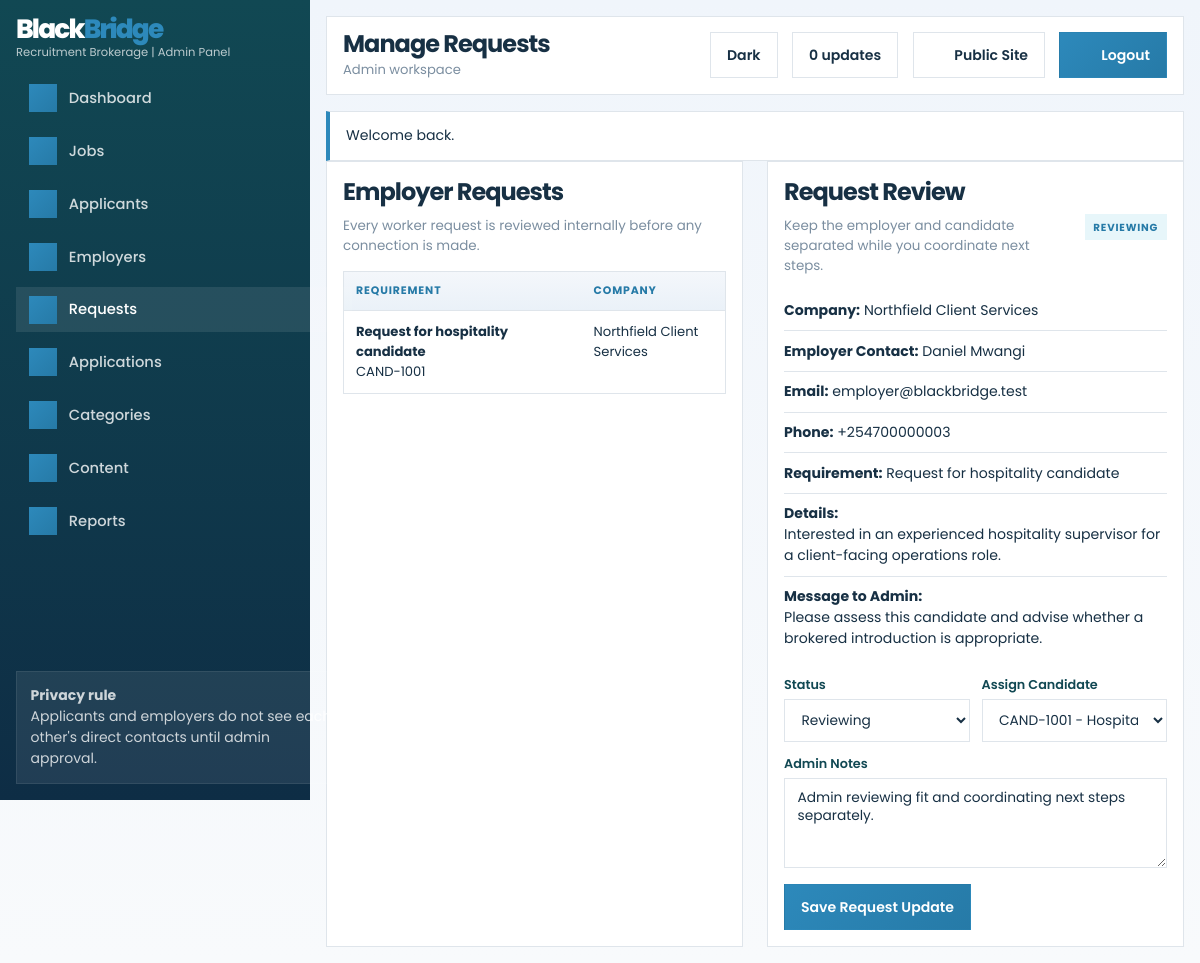
The app's page /admin/requests.php?view=1 (signed in) with its own data.
### tables this page shows
CREATE TABLE IF NOT EXISTS users (
    id INT UNSIGNED AUTO_INCREMENT PRIMARY KEY,
    role ENUM('admin', 'applicant', 'employer') NOT NULL,
    first_name VARCHAR(100) NOT NULL,
    last_name VARCHAR(100) NOT NULL,
    email VARCHAR(190) NOT NULL UNIQUE,
    phone VARCHAR(50) NOT NULL,
    password_hash VARCHAR(255) NOT NULL,
    account_status ENUM('Active', 'Inactive') NOT NULL DEFAULT 'Active',
    created_at DATETIME NOT NULL DEFAULT CURRENT_TIMESTAMP
);

CREATE TABLE IF NOT EXISTS employer_requests (
    id INT UNSIGNED AUTO_INCREMENT PRIMARY KEY,
    employer_user_id INT UNSIGNED NOT NULL,
    candidate_profile_id INT UNSIGNED NULL,
    requirement_title VARCHAR(200) NOT NULL,
    requirement_details LONGTEXT NOT NULL,
    message_to_admin LONGTEXT NOT NULL,
    status ENUM('Pending', 'Reviewing', 'Approved', 'Rejected', 'Connected', 'Closed') NOT NULL DEFAULT 'Pending',
    admin_notes TEXT NULL,
    created_at DATETIME NOT NULL DEFAULT CURRENT_TIMESTAMP,
    updated_at DATETIME NOT NULL DEFAULT CURRENT_TIMESTAMP ON UPDATE CURRENT_TIMESTAMP,
    CONSTRAINT fk_employer_requests_user
        FOREIGN KEY (employer_user_id) REFERENCES users(id)
        ON DELETE CASCADE,
    CONSTRAINT fk_employer_requests_candidate
        FOREIGN KEY (candidate_profile_id) REFERENCES candidate_profiles(id)
        ON DELETE SET NULL
);

CREATE TABLE IF NOT EXISTS candidate_profiles (
    id INT UNSIGNED AUTO_INCREMENT PRIMARY KEY,
    user_id INT UNSIGNED NOT NULL UNIQUE,
    candidate_code VARCHAR(30) NOT NULL UNIQUE,
    headline VARCHAR(255) NULL,
    bio TEXT NULL,
    experience_years INT UNSIGNED NOT NULL DEFAULT 0,
    education_level VARCHAR(150) NULL,
    location VARCHAR(150) NULL,
    expected_salary_min DECIMAL(10, 2) NULL,
    expected_salary_max DECIMAL(10, 2) NULL,
    availability VARCHAR(80) NULL,
    address TEXT NULL,
    status ENUM('Draft', 'Pending', 'Approved', 'Rejected') NOT NULL DEFAULT 'Draft',
    approval_notes TEXT NULL,
    admin_notes TEXT NULL,
    is_featured TINYINT(1) NOT NULL DEFAULT 0,
    submitted_at DATETIME NULL,
    approved_at DATETIME NULL,
    created_at DATETIME NOT NULL DEFAULT CURRENT_TIMESTAMP,
    updated_at DATETIME NOT NULL DEFAULT CURRENT_TIMESTAMP ON UPDATE CURRENT_TIMESTAMP,
    CONSTRAINT fk_candidate_profiles_user
        FOREIGN KEY (user_id) REFERENCES users(id)
        ON DELETE CASCADE
);

CREATE TABLE IF NOT EXISTS employer_profiles (
    id INT UNSIGNED AUTO_INCREMENT PRIMARY KEY,
    user_id INT UNSIGNED NOT NULL UNIQUE,
    company_name VARCHAR(200) NOT NULL,
    industry VARCHAR(150) NULL,
    company_size VARCHAR(100) NULL,
    location VARCHAR(150) NULL,
    address TEXT NULL,
    website VARCHAR(200) NULL,
    contact_person VARCHAR(200) NULL,
    description TEXT NULL,
    created_at DATETIME NOT NULL DEFAULT CURRENT_TIMESTAMP,
    updated_at DATETIME NOT NULL DEFAULT CURRENT_TIMESTAMP ON UPDATE CURRENT_TIMESTAMP,
    CONSTRAINT fk_employer_profiles_user
        FOREIGN KEY (user_id) REFERENCES users(id)
        ON DELETE CASCADE
);

### includes/auth.php (called while the page is built, shortened)
<?php
function current_user(): ?array
{
    static $cachedUser = null;
    static $cachedUserId = null;
    $userId = $_SESSION['user_id'] ?? null;
    if ($cachedUser !== null && $cachedUserId === (int) $userId) {
        return $cachedUser;
    }
    global $pdo;
    $statement = $pdo->prepare(
        'SELECT u.*, ep.company_name
         FROM users u
         LEFT JOIN employer_profiles ep ON ep.user_id = u.id
         WHERE u.id = :id
         LIMIT 1'
    );
    $statement->execute(['id' => $userId]);
    $user = $statement->fetch();
    $cachedUser = $user;
    $cachedUserId = (int) $userId;
    return $cachedUser;
}
function is_logged_in(): bool
{
    return current_user() !== null;
}
function require_login(): void
{
    if (is_logged_in()) {
        return;
    }
}
function require_role(array|string $roles): void
{
    require_login();
    $roles = (array) $roles;
    $user = current_user();
    if ($user !== null && in_array($user['role'], $roles, true)) {
        return;
    }
}

### admin/requests.php (the view, shortened to what this page needs)
<?php
require_once dirname(__DIR__) . '/config/config.php';
require_role('admin');
$pageTitle = 'Manage Requests';
$statusOptions = ['Pending', 'Reviewing', 'Approved', 'Rejected', 'Connected', 'Closed'];
$requests = $pdo->query(
    'SELECT er.id, er.requirement_title, er.status, er.created_at,
            ep.company_name, cp.candidate_code
     FROM employer_requests er
     INNER JOIN employer_profiles ep ON ep.user_id = er.employer_user_id
     LEFT JOIN candidate_profiles cp ON cp.id = er.candidate_profile_id
     ORDER BY er.created_at DESC'
)->fetchAll();
$approvedCandidates = $pdo->query(
    'SELECT cp.id, cp.candidate_code,
            (
                SELECT cs.skill_name
                FROM candidate_skills cs
                WHERE cs.profile_id = cp.id
                ORDER BY cs.id ASC
                LIMIT 1
            ) AS primary_skill
     FROM candidate_profiles cp
     WHERE cp.status = "Approved"
     ORDER BY cp.candidate_code ASC'
)->fetchAll();
$selectedRequest = null;
$viewId = (int) ($_GET['view'] ?? 0);
if ($viewId > 0) {
    $statement = $pdo->prepare(
        'SELECT er.*, u.first_name, u.last_name, u.email, u.phone, ep.company_name, ep.industry,
                cp.candidate_code
         FROM employer_requests er
         INNER JOIN users u ON u.id = er.employer_user_id
         LEFT JOIN employer_profiles ep ON ep.user_id = er.employer_user_id
         LEFT JOIN candidate_profiles cp ON cp.id = er.candidate_profile_id
         WHERE er.id = :id
         LIMIT 1'
    );
    $statement->execute(['id' => $viewId]);
    $selectedRequest = $statement->fetch();
}
require_once dirname(__DIR__) . '/includes/dashboard_header.php';
?>
<section class="two-column">
    <article class="table-card">
        <div class="section-head">
            <div>
                <h2>Employer Requests</h2>
                <p>Every worker request is reviewed internally before any connection is made.</p>
            </div>
        </div>
        <div class="table-wrap">
            <table>
                <thead>
                    <tr>
                        <th>Requirement</th>
                        <th>Company</th>
                    </tr>
                </thead>
                <tbody>
                    <?php foreach ($requests as $request): ?>
                        <tr>
                            <td>
                                <strong><?= e($request['requirement_title']) ?></strong><br>
                                <?= e($request['candidate_code'] ?: 'General request') ?>
                            </td>
                            <td><?= e($request['company_name']) ?></td>
                        </tr>
                    <?php endforeach; ?>
                </tbody>
            </table>
        </div>
    </article>
    <article class="panel">
        <?php if ($selectedRequest): ?>
            <div class="section-head">
                <div>
                    <h2>Request Review</h2>
                    <p>Keep the employer and candidate separated while you coordinate next steps.</p>
                </div>
                <span class="badge <?= e(status_badge_class($selectedRequest['status'])) ?>"><?= e($selectedRequest['status']) ?></span>
            </div>
            <ul class="list-clean">
                <li><strong>Company:</strong> <?= e($selectedRequest['company_name'] ?: 'Not set') ?></li>
                <li><strong>Employer Contact:</strong> <?= e($selectedRequest['first_name'] . ' ' . $selectedRequest['last_name']) ?></li>
                <li><strong>Email:</strong> <?= e($selectedRequest['email']) ?></li>
                <li><strong>Phone:</strong> <?= e($selectedRequest['phone']) ?></li>
                <li><strong>Requirement:</strong> <?= e($selectedRequest['requirement_title']) ?></li>
                <li><strong>Details:</strong><br><?= nl2br(e($selectedRequest['requirement_details'])) ?></li>
                <li><strong>Message to Admin:</strong><br><?= nl2br(e($selectedRequest['message_to_admin'])) ?></li>
            </ul>
            <form method="post" style="margin-top: 1rem;">
                <div class="form-grid">
                    <div class="field">
                        <label for="status">Status</label>
                        <select id="status" name="status">
                            <?php foreach ($statusOptions as $status): ?>
                                <option value="<?= e($status) ?>" <?= selected_option((string) $selectedRequest['status'], $status) ?>><?= e($status) ?></option>
                            <?php endforeach; ?>
                        </select>
                    </div>
                    <div class="field">
                        <label for="candidate_profile_id">Assign Candidate</label>
                        <select id="candidate_profile_id" name="candidate_profile_id">
                            <?php foreach ($approvedCandidates as $candidate): ?>
                                <option value="<?= e((string) $candidate['id']) ?>" <?= selected_option((string) $selectedRequest['candidate_profile_id'], (string) $candidate['id']) ?>>
                                    <?= e($candidate['candidate_code'] . ' - ' . ($candidate['primary_skill'] ?: 'General Skills')) ?>
                                </option>
                            <?php endforeach; ?>
                        </select>
                    </div>
                    <div class="field full">
                        <label for="admin_notes">Admin Notes</label>
                        <textarea id="admin_notes" name="admin_notes"><?= e($selectedRequest['admin_notes']) ?></textarea>
                    </div>
                </div>
                <div class="card-actions" style="margin-top: 1rem;">
                    <button class="button button-dark" type="submit">Save Request Update</button>
                </div>
            </form>
        <?php else: ?>
            <h2>Select a request</h2>
            <p>Choose a request to review employer details, assign a candidate internally, and update brokered status.</p>
        <?php endif; ?>
    </article>
</section>
<?php require_once dirname(__DIR__) . '/includes/dashboard_footer.php'; ?>

### includes/dashboard_header.php (shortened to what this page needs)
<?php
$pageTitle = $pageTitle ?? 'Dashboard';
$currentUser = current_user();
$flashMessages = get_flashes();
$notificationCount = unread_notification_count($pdo, (int) $currentUser['id']);
$brandPrimary = site_setting($pdo, 'branding.primary_word', 'Black');
$brandAccent = site_setting($pdo, 'branding.accent_word', 'Bridge');
$brandTagline = site_setting($pdo, 'branding.tagline', 'Recruitment Brokerage');
$navigation = match ($currentUser['role']) {
    'admin' => [
        ['label' => 'Dashboard', 'path' => 'admin/dashboard.php', 'icon' => 'dashboard'],
        ['label' => 'Jobs', 'path' => 'admin/jobs.php', 'icon' => 'briefcase'],
        ['label' => 'Applicants', 'path' => 'admin/applicants.php', 'icon' => 'users'],
        ['label' => 'Employers', 'path' => 'admin/employers.php', 'icon' => 'building'],
        ['label' => 'Requests', 'path' => 'admin/requests.php', 'icon' => 'link'],
        ['label' => 'Applications', 'path' => 'admin/applications.php', 'icon' => 'document'],
        ['label' => 'Categories', 'path' => 'admin/categories.php', 'icon' => 'category'],
        ['label' => 'Content', 'path' => 'admin/content.php', 'icon' => 'spark'],
        ['label' => 'Reports', 'path' => 'admin/reports.php', 'icon' => 'chart'],
    ],
    'applicant' => [
        ['label' => 'Dashboard', 'path' => 'applicant/dashboard.php', 'icon' => 'dashboard'],
        ['label' => 'My Profile', 'path' => 'applicant/profile.php', 'icon' => 'user-check'],
        ['label' => 'Applications', 'path' => 'applicant/applications.php', 'icon' => 'document'],
    ],
    default => [
        ['label' => 'Dashboard', 'path' => 'employer/dashboard.php', 'icon' => 'dashboard'],
        ['label' => 'Candidates', 'path' => 'employer/candidates.php', 'icon' => 'users'],
        ['label' => 'Requests', 'path' => 'employer/requests.php', 'icon' => 'link'],
    ],
};
?>
<!DOCTYPE html>
<html lang="en" data-theme="light">
<head>
    <link rel="stylesheet" href="<?= e(versioned_asset_url('css/style.css')) ?>">
</head>
<body class="dashboard-body">
    <div class="dashboard-shell">
        <aside class="sidebar" data-sidebar>
            <div class="sidebar-brand">
                <a class="brand brand-logo dashboard-brand" href="<?= e(app_url('index.php')) ?>">
                    <span class="brand-copy">
                        <span class="brand-name">
                            <span class="brand-word brand-word-light"><?= e($brandPrimary) ?></span><span class="brand-word brand-word-accent"><?= e($brandAccent) ?></span>
                        </span>
                        <small><?= e($brandTagline) ?> | <?= e(role_label($currentUser['role'])) ?> Panel</small>
                    </span>
                </a>
            </div>
            <nav class="sidebar-nav">
                <?php foreach ($navigation as $item): ?>
                    <a class="<?= e(active_class([$item['path']])) ?>" href="<?= e(app_url($item['path'])) ?>">
                        <span class="nav-icon"><?= ui_icon($item['icon'] ?? 'spark', 'nav-icon-svg') ?></span>
                        <?= e($item['label']) ?>
                    </a>
                <?php endforeach; ?>
            </nav>
            <div class="sidebar-card">
                <strong>Privacy rule</strong>
                <p>Applicants and employers do not see each other's direct contacts until admin approval.</p>
            </div>
        </aside>
        <div class="dashboard-main">
            <header class="dashboard-topbar">
                <div class="dashboard-topbar-left">
                    <div>
                        <h1><?= e($pageTitle) ?></h1>
                        <p><?= e(role_label($currentUser['role'])) ?> workspace</p>
                    </div>
                </div>
                <div class="dashboard-topbar-right">
                    <button type="button" class="ghost-button theme-toggle" data-theme-toggle>Theme</button>
                    <div class="notification-pill"><?= e((string) $notificationCount) ?> updates</div>
                    <a class="ghost-button" href="<?= e(app_url('index.php')) ?>"><?= ui_icon('globe', 'button-icon') ?>Public Site</a>
                    <a class="button button-dark" href="<?= e(app_url('logout.php')) ?>"><?= ui_icon('lock', 'button-icon') ?>Logout</a>
                </div>
            </header>
            <?php if ($flashMessages !== []): ?>
                <div class="flash-stack dashboard-flashes">
                    <?php foreach ($flashMessages as $flash): ?>
                        <div class="flash flash-<?= e($flash['type']) ?>" data-flash>
                            <?= e($flash['message']) ?>
                        </div>
                    <?php endforeach; ?>
                </div>
            <?php endif; ?>
            <main class="dashboard-content">

### records on screen
users: role "Admin"
employer_requests: requirement_title "Request for hospitality candidate", candidate_profile.candidate_code "CAND-1001", employer_profiles.company_name "Northfield Client Services", status "REVIEWING", employer_user.last_name "Daniel Mwangi", employer_user.email "employer@blackbridge.test", employer_user.phone "+254700000003", requirement_details "Interested in an experienced hospitality supervisor for a client-facing operations role.", message_to_admin "Please assess this candidate and advise whether a brokered introduction is appropriate.", status "Reviewing", admin_notes "Admin reviewing fit and coordinating next steps separately."

### other values on screen
$brandPrimary "Black"
$brandAccent "Bridge"
$brandTagline "Recruitment Brokerage"
$item['label'] "Dashboard"
$item['label'] "Jobs"
$item['label'] "Applicants"
$item['label'] "Employers"
$item['label'] "Requests"
$item['label'] "Applications"
$item['label'] "Categories"
$item['label'] "Content"
$item['label'] "Reports"
$pageTitle "Manage Requests"
$notificationCount "0"
$flash['message'] "Welcome back."
